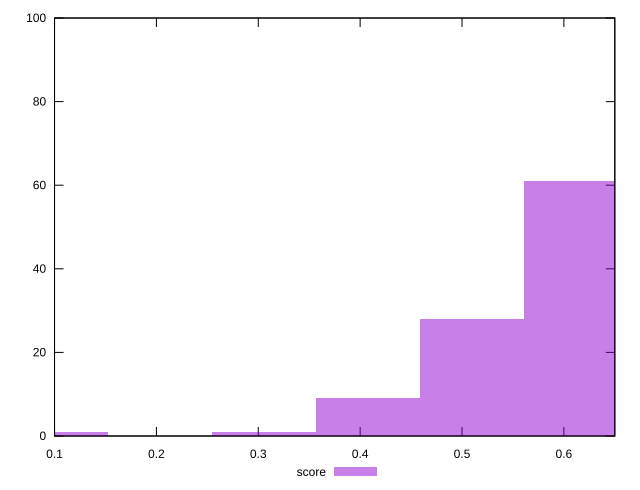

Write gnuplot code to recreate this figure.
reset

$score <<EOF
0.3056681164107886 1
0.5094468606846476 28
0.6113362328215772 61
0.4075574885477181 9
0.10188937213692953 1
EOF

set key outside below
set boxwidth 0.10188937213692953
set xrange [0.1:0.65]
set yrange [0:100]
set trange [0:100]
set style fill transparent solid 0.5 noborder
set terminal svg size 640, 490 enhanced background rgb 'white'
set output "reprap/mainthread-work-breakdown/samples/pages/score/histogram.svg"

plot $score title "score" with boxes

reset
